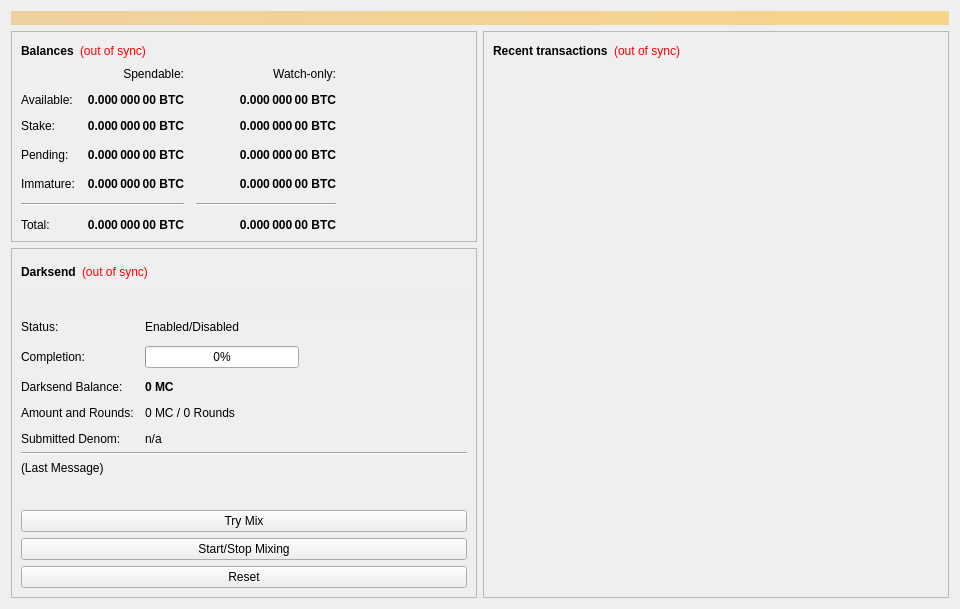
<?xml version="1.0" encoding="UTF-8"?>
<ui version="4.0">
 <class>OverviewPage</class>
 <widget class="QWidget" name="OverviewPage">
  <property name="geometry">
   <rect>
    <x>0</x>
    <y>0</y>
    <width>960</width>
    <height>594</height>
   </rect>
  </property>
  <property name="minimumSize">
   <size>
    <width>960</width>
    <height>0</height>
   </size>
  </property>
  <property name="windowTitle">
   <string>Form</string>
  </property>
  <layout class="QVBoxLayout" name="topLayout">
   <item>
    <widget class="QLabel" name="labelAlerts">
     <property name="visible">
      <bool>false</bool>
     </property>
     <property name="styleSheet">
      <string notr="true">background-color: qlineargradient(x1: 0, y1: 0, x2: 1, y2: 0, stop:0 #F0D0A0, stop:1 #F8D488); color:#000000;</string>
     </property>
     <property name="wordWrap">
      <bool>true</bool>
     </property>
     <property name="margin">
      <number>3</number>
     </property>
    </widget>
   </item>
   <item>
    <layout class="QHBoxLayout" name="horizontalLayout" stretch="1,1">
     <item>
      <layout class="QVBoxLayout" name="verticalLayout_2">
       <item>
        <widget class="QFrame" name="frame">
         <property name="frameShape">
          <enum>QFrame::StyledPanel</enum>
         </property>
         <property name="frameShadow">
          <enum>QFrame::Raised</enum>
         </property>
         <layout class="QVBoxLayout" name="verticalLayout_4">
          <item>
           <layout class="QHBoxLayout" name="horizontalLayout_4">
            <item>
             <widget class="QLabel" name="label_5">
              <property name="font">
               <font>
                <weight>75</weight>
                <bold>true</bold>
               </font>
              </property>
              <property name="text">
               <string>Balances</string>
              </property>
             </widget>
            </item>
            <item>
             <widget class="QLabel" name="labelWalletStatus">
              <property name="cursor">
               <cursorShape>WhatsThisCursor</cursorShape>
              </property>
              <property name="toolTip">
               <string>The displayed information may be out of date. Your wallet automatically synchronizes with the MasterCoin network after a connection is established, but this process has not completed yet.</string>
              </property>
              <property name="styleSheet">
               <string notr="true">QLabel { color: red; }</string>
              </property>
              <property name="text">
               <string notr="true">(out of sync)</string>
              </property>
              <property name="alignment">
               <set>Qt::AlignLeading|Qt::AlignLeft|Qt::AlignVCenter</set>
              </property>
             </widget>
            </item>
            <item>
             <spacer name="horizontalSpacer_3">
              <property name="orientation">
               <enum>Qt::Horizontal</enum>
              </property>
              <property name="sizeHint" stdset="0">
               <size>
                <width>40</width>
                <height>20</height>
               </size>
              </property>
             </spacer>
            </item>
           </layout>
          </item>
          <item>
           <layout class="QGridLayout" name="gridLayout">
            <property name="spacing">
             <number>12</number>
            </property>
            <item row="3" column="2">
             <widget class="QLabel" name="labelWatchPending">
              <property name="font">
               <font>
                <weight>75</weight>
                <bold>true</bold>
               </font>
              </property>
              <property name="cursor">
               <cursorShape>IBeamCursor</cursorShape>
              </property>
              <property name="toolTip">
               <string>Unconfirmed transactions to watch-only addresses</string>
              </property>
              <property name="text">
               <string notr="true">0.000 000 00 BTC</string>
              </property>
              <property name="alignment">
               <set>Qt::AlignRight|Qt::AlignTrailing|Qt::AlignVCenter</set>
              </property>
              <property name="textInteractionFlags">
               <set>Qt::LinksAccessibleByMouse|Qt::TextSelectableByKeyboard|Qt::TextSelectableByMouse</set>
              </property>
             </widget>
            </item>
            <item row="3" column="1">
             <widget class="QLabel" name="labelUnconfirmed">
              <property name="font">
               <font>
                <weight>75</weight>
                <bold>true</bold>
               </font>
              </property>
              <property name="cursor">
               <cursorShape>IBeamCursor</cursorShape>
              </property>
              <property name="toolTip">
               <string>Total of transactions that have yet to be confirmed, and do not yet count toward the spendable balance</string>
              </property>
              <property name="text">
               <string notr="true">0.000 000 00 BTC</string>
              </property>
              <property name="alignment">
               <set>Qt::AlignRight|Qt::AlignTrailing|Qt::AlignVCenter</set>
              </property>
              <property name="textInteractionFlags">
               <set>Qt::LinksAccessibleByMouse|Qt::TextSelectableByKeyboard|Qt::TextSelectableByMouse</set>
              </property>
             </widget>
            </item>
            <item row="4" column="2">
             <widget class="QLabel" name="labelWatchImmature">
              <property name="font">
               <font>
                <weight>75</weight>
                <bold>true</bold>
               </font>
              </property>
              <property name="cursor">
               <cursorShape>IBeamCursor</cursorShape>
              </property>
              <property name="toolTip">
               <string>Mined balance in watch-only addresses that has not yet matured</string>
              </property>
              <property name="text">
               <string notr="true">0.000 000 00 BTC</string>
              </property>
              <property name="alignment">
               <set>Qt::AlignRight|Qt::AlignTrailing|Qt::AlignVCenter</set>
              </property>
              <property name="textInteractionFlags">
               <set>Qt::LinksAccessibleByMouse|Qt::TextSelectableByKeyboard|Qt::TextSelectableByMouse</set>
              </property>
             </widget>
            </item>
            <item row="5" column="0" colspan="2">
             <widget class="Line" name="lineSpendableBalance">
              <property name="orientation">
               <enum>Qt::Horizontal</enum>
              </property>
             </widget>
            </item>
            <item row="5" column="2">
             <widget class="Line" name="lineWatchBalance">
              <property name="sizePolicy">
               <sizepolicy hsizetype="Preferred" vsizetype="Fixed">
                <horstretch>0</horstretch>
                <verstretch>0</verstretch>
               </sizepolicy>
              </property>
              <property name="minimumSize">
               <size>
                <width>140</width>
                <height>0</height>
               </size>
              </property>
              <property name="orientation">
               <enum>Qt::Horizontal</enum>
              </property>
             </widget>
            </item>
            <item row="6" column="0">
             <widget class="QLabel" name="labelTotalText">
              <property name="text">
               <string>Total:</string>
              </property>
             </widget>
            </item>
            <item row="4" column="1">
             <widget class="QLabel" name="labelImmature">
              <property name="font">
               <font>
                <weight>75</weight>
                <bold>true</bold>
               </font>
              </property>
              <property name="cursor">
               <cursorShape>IBeamCursor</cursorShape>
              </property>
              <property name="toolTip">
               <string>Mined balance that has not yet matured</string>
              </property>
              <property name="text">
               <string notr="true">0.000 000 00 BTC</string>
              </property>
              <property name="alignment">
               <set>Qt::AlignRight|Qt::AlignTrailing|Qt::AlignVCenter</set>
              </property>
              <property name="textInteractionFlags">
               <set>Qt::LinksAccessibleByMouse|Qt::TextSelectableByKeyboard|Qt::TextSelectableByMouse</set>
              </property>
             </widget>
            </item>
            <item row="3" column="3">
             <spacer name="horizontalSpacer_2">
              <property name="orientation">
               <enum>Qt::Horizontal</enum>
              </property>
              <property name="sizeHint" stdset="0">
               <size>
                <width>40</width>
                <height>20</height>
               </size>
              </property>
             </spacer>
            </item>
            <item row="4" column="0">
             <widget class="QLabel" name="labelImmatureText">
              <property name="text">
               <string>Immature:</string>
              </property>
             </widget>
            </item>
            <item row="6" column="1">
             <widget class="QLabel" name="labelTotal">
              <property name="font">
               <font>
                <weight>75</weight>
                <bold>true</bold>
               </font>
              </property>
              <property name="cursor">
               <cursorShape>IBeamCursor</cursorShape>
              </property>
              <property name="toolTip">
               <string>Your current total balance</string>
              </property>
              <property name="text">
               <string notr="true">0.000 000 00 BTC</string>
              </property>
              <property name="alignment">
               <set>Qt::AlignRight|Qt::AlignTrailing|Qt::AlignVCenter</set>
              </property>
              <property name="textInteractionFlags">
               <set>Qt::LinksAccessibleByMouse|Qt::TextSelectableByKeyboard|Qt::TextSelectableByMouse</set>
              </property>
             </widget>
            </item>
            <item row="6" column="2">
             <widget class="QLabel" name="labelWatchTotal">
              <property name="font">
               <font>
                <weight>75</weight>
                <bold>true</bold>
               </font>
              </property>
              <property name="cursor">
               <cursorShape>IBeamCursor</cursorShape>
              </property>
              <property name="toolTip">
               <string>Current total balance in watch-only addresses</string>
              </property>
              <property name="text">
               <string notr="true">0.000 000 00 BTC</string>
              </property>
              <property name="alignment">
               <set>Qt::AlignRight|Qt::AlignTrailing|Qt::AlignVCenter</set>
              </property>
              <property name="textInteractionFlags">
               <set>Qt::LinksAccessibleByMouse|Qt::TextSelectableByKeyboard|Qt::TextSelectableByMouse</set>
              </property>
             </widget>
            </item>
            <item row="0" column="2">
             <widget class="QLabel" name="labelWatchonly">
              <property name="text">
               <string>Watch-only:</string>
              </property>
              <property name="alignment">
               <set>Qt::AlignRight|Qt::AlignTrailing|Qt::AlignVCenter</set>
              </property>
             </widget>
            </item>
            <item row="1" column="0">
             <widget class="QLabel" name="labelBalanceText">
              <property name="text">
               <string>Available:</string>
              </property>
             </widget>
            </item>
            <item row="1" column="1">
             <widget class="QLabel" name="labelBalance">
              <property name="font">
               <font>
                <weight>75</weight>
                <bold>true</bold>
               </font>
              </property>
              <property name="cursor">
               <cursorShape>IBeamCursor</cursorShape>
              </property>
              <property name="toolTip">
               <string>Your current spendable balance</string>
              </property>
              <property name="text">
               <string notr="true">0.000 000 00 BTC</string>
              </property>
              <property name="alignment">
               <set>Qt::AlignRight|Qt::AlignTrailing|Qt::AlignVCenter</set>
              </property>
              <property name="textInteractionFlags">
               <set>Qt::LinksAccessibleByMouse|Qt::TextSelectableByKeyboard|Qt::TextSelectableByMouse</set>
              </property>
             </widget>
            </item>
            <item row="2" column="0">
             <widget class="QLabel" name="label_10">
              <property name="text">
               <string>Stake:</string>
              </property>
             </widget>
            </item>
            <item row="2" column="1">
             <widget class="QLabel" name="labelStake">
              <property name="font">
               <font>
                <weight>75</weight>
                <bold>true</bold>
               </font>
              </property>
              <property name="cursor">
               <cursorShape>IBeamCursor</cursorShape>
              </property>
              <property name="toolTip">
               <string>Total of coins that was staked, and do not yet count toward the current balance</string>
              </property>
              <property name="text">
               <string notr="true">0.000 000 00 BTC</string>
              </property>
              <property name="alignment">
               <set>Qt::AlignRight|Qt::AlignTrailing|Qt::AlignVCenter</set>
              </property>
              <property name="textInteractionFlags">
               <set>Qt::LinksAccessibleByMouse|Qt::TextSelectableByKeyboard|Qt::TextSelectableByMouse</set>
              </property>
             </widget>
            </item>
            <item row="2" column="2">
             <widget class="QLabel" name="labelWatchStake">
              <property name="font">
               <font>
                <weight>75</weight>
                <bold>true</bold>
               </font>
              </property>
              <property name="cursor">
               <cursorShape>IBeamCursor</cursorShape>
              </property>
              <property name="toolTip">
               <string>Total of coins that was staked in watch-only addresses, and do not yet count toward the current watch-only balance</string>
              </property>
              <property name="text">
               <string notr="true">0.000 000 00 BTC</string>
              </property>
              <property name="alignment">
               <set>Qt::AlignRight|Qt::AlignTrailing|Qt::AlignVCenter</set>
              </property>
              <property name="textInteractionFlags">
               <set>Qt::LinksAccessibleByMouse|Qt::TextSelectableByKeyboard|Qt::TextSelectableByMouse</set>
              </property>
             </widget>
            </item>
            <item row="1" column="2">
             <widget class="QLabel" name="labelWatchAvailable">
              <property name="font">
               <font>
                <weight>75</weight>
                <bold>true</bold>
               </font>
              </property>
              <property name="cursor">
               <cursorShape>IBeamCursor</cursorShape>
              </property>
              <property name="toolTip">
               <string>Your current balance in watch-only addresses</string>
              </property>
              <property name="text">
               <string notr="true">0.000 000 00 BTC</string>
              </property>
              <property name="alignment">
               <set>Qt::AlignRight|Qt::AlignTrailing|Qt::AlignVCenter</set>
              </property>
              <property name="textInteractionFlags">
               <set>Qt::LinksAccessibleByMouse|Qt::TextSelectableByKeyboard|Qt::TextSelectableByMouse</set>
              </property>
             </widget>
            </item>
            <item row="3" column="0">
             <widget class="QLabel" name="labelPendingText">
              <property name="text">
               <string>Pending:</string>
              </property>
             </widget>
            </item>
            <item row="0" column="1">
             <widget class="QLabel" name="labelSpendable">
              <property name="text">
               <string>Spendable:</string>
              </property>
              <property name="alignment">
               <set>Qt::AlignRight|Qt::AlignTrailing|Qt::AlignVCenter</set>
              </property>
             </widget>
            </item>
           </layout>
          </item>
         </layout>
        </widget>
       </item>
       <item>
        <widget class="QFrame" name="frameDarksend">
         <property name="sizePolicy">
          <sizepolicy hsizetype="Expanding" vsizetype="Expanding">
           <horstretch>0</horstretch>
           <verstretch>0</verstretch>
          </sizepolicy>
         </property>
         <property name="minimumSize">
          <size>
           <width>0</width>
           <height>350</height>
          </size>
         </property>
         <property name="layoutDirection">
          <enum>Qt::LeftToRight</enum>
         </property>
         <property name="frameShape">
          <enum>QFrame::StyledPanel</enum>
         </property>
         <property name="frameShadow">
          <enum>QFrame::Raised</enum>
         </property>
         <layout class="QVBoxLayout" name="verticalLayout_5">
          <item>
           <layout class="QHBoxLayout" name="horizontalLayout_5">
            <item>
             <widget class="QLabel" name="label_2">
              <property name="font">
               <font>
                <weight>75</weight>
                <bold>true</bold>
               </font>
              </property>
              <property name="text">
               <string>Darksend</string>
              </property>
             </widget>
            </item>
            <item>
             <widget class="QLabel" name="labelDarksendSyncStatus">
              <property name="toolTip">
               <string>The displayed information may be out of date. Your wallet automatically synchronizes with the MasterCoin network after a connection is established, but this process has not completed yet.</string>
              </property>
              <property name="styleSheet">
               <string notr="true">QLabel { color: red; }</string>
              </property>
              <property name="text">
               <string notr="true">(out of sync)</string>
              </property>
              <property name="alignment">
               <set>Qt::AlignLeading|Qt::AlignLeft|Qt::AlignVCenter</set>
              </property>
             </widget>
            </item>
            <item>
             <spacer name="horizontalSpacer_4">
              <property name="orientation">
               <enum>Qt::Horizontal</enum>
              </property>
              <property name="sizeHint" stdset="0">
               <size>
                <width>40</width>
                <height>20</height>
               </size>
              </property>
             </spacer>
            </item>
           </layout>
          </item>
          <item>
           <widget class="QPushButton" name="runAutoDenom">
            <property name="palette">
             <palette>
              <active>
               <colorrole role="WindowText">
                <brush brushstyle="SolidPattern">
                 <color alpha="255">
                  <red>0</red>
                  <green>0</green>
                  <blue>0</blue>
                 </color>
                </brush>
               </colorrole>
               <colorrole role="Button">
                <brush brushstyle="SolidPattern">
                 <color alpha="255">
                  <red>239</red>
                  <green>238</green>
                  <blue>238</blue>
                 </color>
                </brush>
               </colorrole>
               <colorrole role="Light">
                <brush brushstyle="SolidPattern">
                 <color alpha="255">
                  <red>255</red>
                  <green>255</green>
                  <blue>255</blue>
                 </color>
                </brush>
               </colorrole>
               <colorrole role="Midlight">
                <brush brushstyle="SolidPattern">
                 <color alpha="255">
                  <red>247</red>
                  <green>246</green>
                  <blue>246</blue>
                 </color>
                </brush>
               </colorrole>
               <colorrole role="Dark">
                <brush brushstyle="SolidPattern">
                 <color alpha="255">
                  <red>119</red>
                  <green>119</green>
                  <blue>119</blue>
                 </color>
                </brush>
               </colorrole>
               <colorrole role="Mid">
                <brush brushstyle="SolidPattern">
                 <color alpha="255">
                  <red>159</red>
                  <green>159</green>
                  <blue>159</blue>
                 </color>
                </brush>
               </colorrole>
               <colorrole role="Text">
                <brush brushstyle="SolidPattern">
                 <color alpha="255">
                  <red>0</red>
                  <green>0</green>
                  <blue>0</blue>
                 </color>
                </brush>
               </colorrole>
               <colorrole role="BrightText">
                <brush brushstyle="SolidPattern">
                 <color alpha="255">
                  <red>255</red>
                  <green>255</green>
                  <blue>255</blue>
                 </color>
                </brush>
               </colorrole>
               <colorrole role="ButtonText">
                <brush brushstyle="SolidPattern">
                 <color alpha="255">
                  <red>0</red>
                  <green>0</green>
                  <blue>0</blue>
                 </color>
                </brush>
               </colorrole>
               <colorrole role="Base">
                <brush brushstyle="SolidPattern">
                 <color alpha="255">
                  <red>255</red>
                  <green>255</green>
                  <blue>255</blue>
                 </color>
                </brush>
               </colorrole>
               <colorrole role="Window">
                <brush brushstyle="SolidPattern">
                 <color alpha="255">
                  <red>239</red>
                  <green>238</green>
                  <blue>238</blue>
                 </color>
                </brush>
               </colorrole>
               <colorrole role="Shadow">
                <brush brushstyle="SolidPattern">
                 <color alpha="255">
                  <red>0</red>
                  <green>0</green>
                  <blue>0</blue>
                 </color>
                </brush>
               </colorrole>
               <colorrole role="AlternateBase">
                <brush brushstyle="SolidPattern">
                 <color alpha="255">
                  <red>247</red>
                  <green>246</green>
                  <blue>246</blue>
                 </color>
                </brush>
               </colorrole>
               <colorrole role="ToolTipBase">
                <brush brushstyle="SolidPattern">
                 <color alpha="255">
                  <red>255</red>
                  <green>255</green>
                  <blue>220</blue>
                 </color>
                </brush>
               </colorrole>
               <colorrole role="ToolTipText">
                <brush brushstyle="SolidPattern">
                 <color alpha="255">
                  <red>0</red>
                  <green>0</green>
                  <blue>0</blue>
                 </color>
                </brush>
               </colorrole>
              </active>
              <inactive>
               <colorrole role="WindowText">
                <brush brushstyle="SolidPattern">
                 <color alpha="255">
                  <red>0</red>
                  <green>0</green>
                  <blue>0</blue>
                 </color>
                </brush>
               </colorrole>
               <colorrole role="Button">
                <brush brushstyle="SolidPattern">
                 <color alpha="255">
                  <red>239</red>
                  <green>238</green>
                  <blue>238</blue>
                 </color>
                </brush>
               </colorrole>
               <colorrole role="Light">
                <brush brushstyle="SolidPattern">
                 <color alpha="255">
                  <red>255</red>
                  <green>255</green>
                  <blue>255</blue>
                 </color>
                </brush>
               </colorrole>
               <colorrole role="Midlight">
                <brush brushstyle="SolidPattern">
                 <color alpha="255">
                  <red>247</red>
                  <green>246</green>
                  <blue>246</blue>
                 </color>
                </brush>
               </colorrole>
               <colorrole role="Dark">
                <brush brushstyle="SolidPattern">
                 <color alpha="255">
                  <red>119</red>
                  <green>119</green>
                  <blue>119</blue>
                 </color>
                </brush>
               </colorrole>
               <colorrole role="Mid">
                <brush brushstyle="SolidPattern">
                 <color alpha="255">
                  <red>159</red>
                  <green>159</green>
                  <blue>159</blue>
                 </color>
                </brush>
               </colorrole>
               <colorrole role="Text">
                <brush brushstyle="SolidPattern">
                 <color alpha="255">
                  <red>0</red>
                  <green>0</green>
                  <blue>0</blue>
                 </color>
                </brush>
               </colorrole>
               <colorrole role="BrightText">
                <brush brushstyle="SolidPattern">
                 <color alpha="255">
                  <red>255</red>
                  <green>255</green>
                  <blue>255</blue>
                 </color>
                </brush>
               </colorrole>
               <colorrole role="ButtonText">
                <brush brushstyle="SolidPattern">
                 <color alpha="255">
                  <red>0</red>
                  <green>0</green>
                  <blue>0</blue>
                 </color>
                </brush>
               </colorrole>
               <colorrole role="Base">
                <brush brushstyle="SolidPattern">
                 <color alpha="255">
                  <red>255</red>
                  <green>255</green>
                  <blue>255</blue>
                 </color>
                </brush>
               </colorrole>
               <colorrole role="Window">
                <brush brushstyle="SolidPattern">
                 <color alpha="255">
                  <red>239</red>
                  <green>238</green>
                  <blue>238</blue>
                 </color>
                </brush>
               </colorrole>
               <colorrole role="Shadow">
                <brush brushstyle="SolidPattern">
                 <color alpha="255">
                  <red>0</red>
                  <green>0</green>
                  <blue>0</blue>
                 </color>
                </brush>
               </colorrole>
               <colorrole role="AlternateBase">
                <brush brushstyle="SolidPattern">
                 <color alpha="255">
                  <red>247</red>
                  <green>246</green>
                  <blue>246</blue>
                 </color>
                </brush>
               </colorrole>
               <colorrole role="ToolTipBase">
                <brush brushstyle="SolidPattern">
                 <color alpha="255">
                  <red>255</red>
                  <green>255</green>
                  <blue>220</blue>
                 </color>
                </brush>
               </colorrole>
               <colorrole role="ToolTipText">
                <brush brushstyle="SolidPattern">
                 <color alpha="255">
                  <red>0</red>
                  <green>0</green>
                  <blue>0</blue>
                 </color>
                </brush>
               </colorrole>
              </inactive>
              <disabled>
               <colorrole role="WindowText">
                <brush brushstyle="SolidPattern">
                 <color alpha="255">
                  <red>119</red>
                  <green>119</green>
                  <blue>119</blue>
                 </color>
                </brush>
               </colorrole>
               <colorrole role="Button">
                <brush brushstyle="SolidPattern">
                 <color alpha="255">
                  <red>239</red>
                  <green>238</green>
                  <blue>238</blue>
                 </color>
                </brush>
               </colorrole>
               <colorrole role="Light">
                <brush brushstyle="SolidPattern">
                 <color alpha="255">
                  <red>255</red>
                  <green>255</green>
                  <blue>255</blue>
                 </color>
                </brush>
               </colorrole>
               <colorrole role="Midlight">
                <brush brushstyle="SolidPattern">
                 <color alpha="255">
                  <red>247</red>
                  <green>246</green>
                  <blue>246</blue>
                 </color>
                </brush>
               </colorrole>
               <colorrole role="Dark">
                <brush brushstyle="SolidPattern">
                 <color alpha="255">
                  <red>119</red>
                  <green>119</green>
                  <blue>119</blue>
                 </color>
                </brush>
               </colorrole>
               <colorrole role="Mid">
                <brush brushstyle="SolidPattern">
                 <color alpha="255">
                  <red>159</red>
                  <green>159</green>
                  <blue>159</blue>
                 </color>
                </brush>
               </colorrole>
               <colorrole role="Text">
                <brush brushstyle="SolidPattern">
                 <color alpha="255">
                  <red>119</red>
                  <green>119</green>
                  <blue>119</blue>
                 </color>
                </brush>
               </colorrole>
               <colorrole role="BrightText">
                <brush brushstyle="SolidPattern">
                 <color alpha="255">
                  <red>255</red>
                  <green>255</green>
                  <blue>255</blue>
                 </color>
                </brush>
               </colorrole>
               <colorrole role="ButtonText">
                <brush brushstyle="SolidPattern">
                 <color alpha="255">
                  <red>119</red>
                  <green>119</green>
                  <blue>119</blue>
                 </color>
                </brush>
               </colorrole>
               <colorrole role="Base">
                <brush brushstyle="SolidPattern">
                 <color alpha="255">
                  <red>239</red>
                  <green>238</green>
                  <blue>238</blue>
                 </color>
                </brush>
               </colorrole>
               <colorrole role="Window">
                <brush brushstyle="SolidPattern">
                 <color alpha="255">
                  <red>239</red>
                  <green>238</green>
                  <blue>238</blue>
                 </color>
                </brush>
               </colorrole>
               <colorrole role="Shadow">
                <brush brushstyle="SolidPattern">
                 <color alpha="255">
                  <red>0</red>
                  <green>0</green>
                  <blue>0</blue>
                 </color>
                </brush>
               </colorrole>
               <colorrole role="AlternateBase">
                <brush brushstyle="SolidPattern">
                 <color alpha="255">
                  <red>239</red>
                  <green>238</green>
                  <blue>238</blue>
                 </color>
                </brush>
               </colorrole>
               <colorrole role="ToolTipBase">
                <brush brushstyle="SolidPattern">
                 <color alpha="255">
                  <red>255</red>
                  <green>255</green>
                  <blue>220</blue>
                 </color>
                </brush>
               </colorrole>
               <colorrole role="ToolTipText">
                <brush brushstyle="SolidPattern">
                 <color alpha="255">
                  <red>0</red>
                  <green>0</green>
                  <blue>0</blue>
                 </color>
                </brush>
               </colorrole>
              </disabled>
             </palette>
            </property>
            <property name="focusPolicy">
             <enum>Qt::NoFocus</enum>
            </property>
            <property name="autoFillBackground">
             <bool>true</bool>
            </property>
            <property name="text">
             <string/>
            </property>
            <property name="flat">
             <bool>true</bool>
            </property>
           </widget>
          </item>
          <item>
           <layout class="QFormLayout" name="formLayout">
            <property name="fieldGrowthPolicy">
             <enum>QFormLayout::AllNonFixedFieldsGrow</enum>
            </property>
            <property name="horizontalSpacing">
             <number>11</number>
            </property>
            <property name="verticalSpacing">
             <number>12</number>
            </property>
            <item row="0" column="0">
             <widget class="QLabel" name="label_6">
              <property name="text">
               <string>Status:</string>
              </property>
             </widget>
            </item>
            <item row="1" column="0">
             <widget class="QLabel" name="label_7">
              <property name="text">
               <string>Completion:</string>
              </property>
             </widget>
            </item>
            <item row="1" column="1">
             <widget class="QProgressBar" name="darksendProgress">
              <property name="maximumSize">
               <size>
                <width>154</width>
                <height>16777215</height>
               </size>
              </property>
              <property name="value">
               <number>0</number>
              </property>
             </widget>
            </item>
            <item row="3" column="0">
             <widget class="QLabel" name="labelAnonymizedText">
              <property name="text">
               <string>Darksend Balance:</string>
              </property>
             </widget>
            </item>
            <item row="3" column="1">
             <widget class="QLabel" name="labelAnonymized">
              <property name="font">
               <font>
                <weight>75</weight>
                <bold>true</bold>
               </font>
              </property>
              <property name="text">
               <string notr="true">0 MC</string>
              </property>
             </widget>
            </item>
            <item row="4" column="0">
             <widget class="QLabel" name="label_8">
              <property name="text">
               <string>Amount and Rounds:</string>
              </property>
             </widget>
            </item>
            <item row="4" column="1">
             <widget class="QLabel" name="labelAmountRounds">
              <property name="text">
               <string>0 MC / 0 Rounds</string>
              </property>
             </widget>
            </item>
            <item row="5" column="0">
             <widget class="QLabel" name="label_9">
              <property name="text">
               <string>Submitted Denom:</string>
              </property>
             </widget>
            </item>
            <item row="5" column="1">
             <widget class="QLabel" name="labelSubmittedDenom">
              <property name="toolTip">
               <string>The denominations you submitted to the Masternode.&lt;br&gt;To mix, other users must submit the exact same denominations.</string>
              </property>
              <property name="text">
               <string>n/a</string>
              </property>
             </widget>
            </item>
            <item row="0" column="1">
             <widget class="QLabel" name="darksendEnabled">
              <property name="text">
               <string>Enabled/Disabled</string>
              </property>
             </widget>
            </item>
           </layout>
          </item>
          <item>
           <widget class="Line" name="lineLastMessage">
            <property name="orientation">
             <enum>Qt::Horizontal</enum>
            </property>
           </widget>
          </item>
          <item>
           <widget class="QLabel" name="darksendStatus">
            <property name="minimumSize">
             <size>
              <width>288</width>
              <height>43</height>
             </size>
            </property>
            <property name="text">
             <string>(Last Message)</string>
            </property>
            <property name="alignment">
             <set>Qt::AlignLeading|Qt::AlignLeft|Qt::AlignTop</set>
            </property>
            <property name="wordWrap">
             <bool>true</bool>
            </property>
           </widget>
          </item>
          <item>
           <widget class="QPushButton" name="darksendAuto">
            <property name="sizePolicy">
             <sizepolicy hsizetype="MinimumExpanding" vsizetype="Fixed">
              <horstretch>0</horstretch>
              <verstretch>0</verstretch>
             </sizepolicy>
            </property>
            <property name="toolTip">
             <string>Try to manually submit a Darksend request.</string>
            </property>
            <property name="text">
             <string>Try Mix</string>
            </property>
           </widget>
          </item>
          <item>
           <widget class="QPushButton" name="toggleDarksend">
            <property name="sizePolicy">
             <sizepolicy hsizetype="MinimumExpanding" vsizetype="Fixed">
              <horstretch>0</horstretch>
              <verstretch>0</verstretch>
             </sizepolicy>
            </property>
            <property name="text">
             <string>Start/Stop Mixing</string>
            </property>
           </widget>
          </item>
          <item>
           <widget class="QPushButton" name="darksendReset">
            <property name="sizePolicy">
             <sizepolicy hsizetype="MinimumExpanding" vsizetype="Fixed">
              <horstretch>0</horstretch>
              <verstretch>0</verstretch>
             </sizepolicy>
            </property>
            <property name="toolTip">
             <string>Reset the current status of Darksend (can interrupt Darksend if it's in the process of Mixing, which can cost you money!)</string>
            </property>
            <property name="autoFillBackground">
             <bool>false</bool>
            </property>
            <property name="text">
             <string>Reset</string>
            </property>
           </widget>
          </item>
         </layout>
        </widget>
       </item>
       <item>
        <spacer name="verticalSpacer">
         <property name="orientation">
          <enum>Qt::Vertical</enum>
         </property>
         <property name="sizeHint" stdset="0">
          <size>
           <width>20</width>
           <height>40</height>
          </size>
         </property>
        </spacer>
       </item>
      </layout>
     </item>
     <item>
      <layout class="QVBoxLayout" name="verticalLayout_3">
       <item>
        <widget class="QFrame" name="frame_2">
         <property name="frameShape">
          <enum>QFrame::StyledPanel</enum>
         </property>
         <property name="frameShadow">
          <enum>QFrame::Raised</enum>
         </property>
         <layout class="QVBoxLayout" name="verticalLayout">
          <item>
           <layout class="QHBoxLayout" name="horizontalLayout_2">
            <item>
             <widget class="QLabel" name="label_4">
              <property name="font">
               <font>
                <weight>75</weight>
                <bold>true</bold>
               </font>
              </property>
              <property name="text">
               <string>Recent transactions</string>
              </property>
             </widget>
            </item>
            <item>
             <widget class="QLabel" name="labelTransactionsStatus">
              <property name="cursor">
               <cursorShape>WhatsThisCursor</cursorShape>
              </property>
              <property name="toolTip">
               <string>The displayed information may be out of date. Your wallet automatically synchronizes with the MasterCoin network after a connection is established, but this process has not completed yet.</string>
              </property>
              <property name="styleSheet">
               <string notr="true">QLabel { color: red; }</string>
              </property>
              <property name="text">
               <string notr="true">(out of sync)</string>
              </property>
              <property name="alignment">
               <set>Qt::AlignRight|Qt::AlignTrailing|Qt::AlignVCenter</set>
              </property>
             </widget>
            </item>
            <item>
             <spacer name="horizontalSpacer">
              <property name="orientation">
               <enum>Qt::Horizontal</enum>
              </property>
              <property name="sizeHint" stdset="0">
               <size>
                <width>40</width>
                <height>20</height>
               </size>
              </property>
             </spacer>
            </item>
           </layout>
          </item>
          <item>
           <widget class="QListView" name="listTransactions">
            <property name="styleSheet">
             <string notr="true">QListView { background: transparent; }</string>
            </property>
            <property name="frameShape">
             <enum>QFrame::NoFrame</enum>
            </property>
            <property name="verticalScrollBarPolicy">
             <enum>Qt::ScrollBarAlwaysOff</enum>
            </property>
            <property name="horizontalScrollBarPolicy">
             <enum>Qt::ScrollBarAlwaysOff</enum>
            </property>
            <property name="selectionMode">
             <enum>QAbstractItemView::NoSelection</enum>
            </property>
           </widget>
          </item>
         </layout>
        </widget>
       </item>
      </layout>
     </item>
    </layout>
   </item>
  </layout>
 </widget>
 <resources/>
 <connections/>
</ui>
